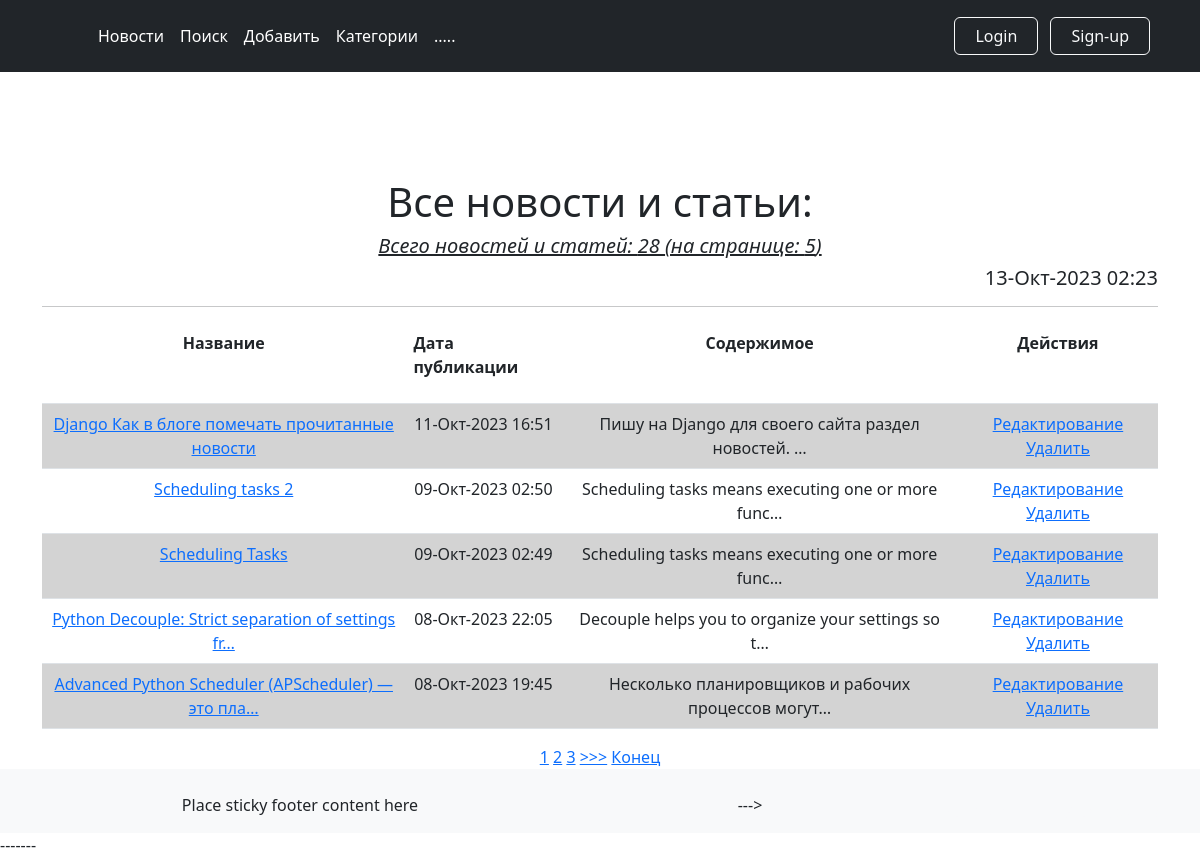
Before: / with the older database file.
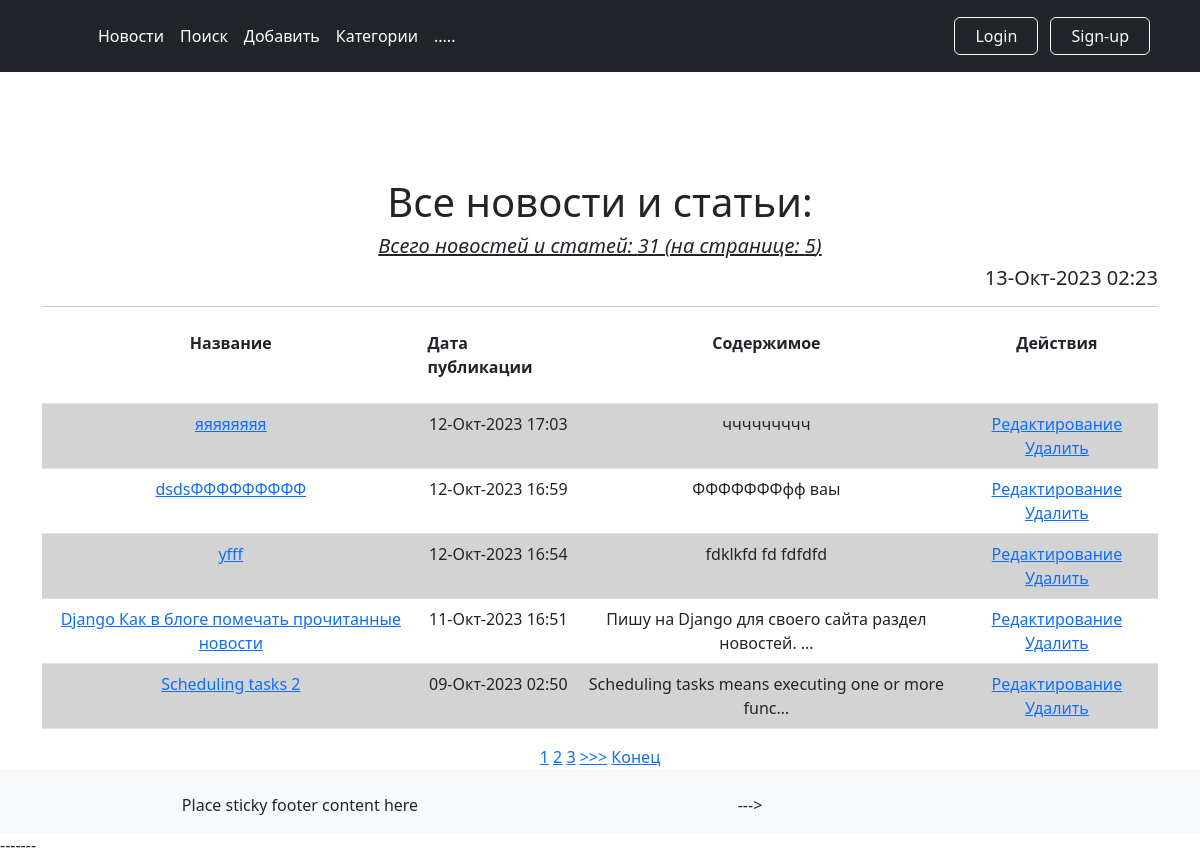
After: the same page with the newer database file.
### news/models.py (models this page shows, shortened)
class Post(models.Model):
    author = models.ForeignKey(Author, on_delete=models.CASCADE, verbose_name='Автор')
    NEWS = 'NW'
    ARTICLE = 'AR'
    TYPES = [
        (NEWS, 'Новость'),
        (ARTICLE, 'Статья'),
    ]
    categoryType = models.CharField(max_length=2, choices=TYPES, default=ARTICLE, verbose_name='Тип статьи')
    dateCreation = models.DateTimeField(auto_now_add=True, verbose_name='Дата публикации')
    postCategory = models.ManyToManyField(Category, through='PostCategory', verbose_name='Категории статьи')
    title = models.CharField(max_length=128, verbose_name='Заголовок')
    text = models.TextField(verbose_name='Текст статьи')
    rating = models.SmallIntegerField(default=0, verbose_name='Рейтинг')

### news/views.py (the view, shortened to what this page needs)
# urls.py: path('', PostsList.as_view(), name='posts'),
class PostsList(ListView):
    model = Post
    template_name = 'news/posts.html'
    context_object_name = 'posts'
    ordering = ['-dateCreation']
    form_class = PostForm
    paginate_by = 5
    def get_context_data(self, **kwargs):
        context = super().get_context_data(**kwargs)
        context['time_now'] = timezone.localtime(timezone.now())  # добавим переменную текущей даты time_now
        context['posts_count'] = Post.objects.all().count()  # добавим переменную кол-во постов
        context['form'] = PostForm()
        context['is_not_authors'] = not self.request.user.groups.filter(name='authors').exists()
        return context

### news/templatetags/custom_filters.py (called while the page is built)
@register.filter(name='Censor2')
def hide_forbidden(text):
    words = text.split()
    result = []
    for word in words:
        if word in banned_word_list:
            result.append(word[0] + "*"*(len(word)-2) + word[-1])
        else:
            result.append(word)
    return " ".join(result)

### news/templates/news/posts.html (shortened to what this page needs)
{% extends 'layout/default.html' %}
{% load custom_filters %}
{% block content %}
    {% if category %}
        {% if user not in category.subscribers.filter %}
            <a href="{% url 'news:subscribe' category.pk %}" class="btn btn-primary">Подписаться</a>
        {% else %}
            <a href="{% url 'news:unsubscribe' category.pk %}" class="btn btn-secondary btn-sm">Отписаться</a>
        {% endif %}
        <h1 align="center" >Новости и статьи категории `{{ category.name }}`:</h1>
        <h5 align="center"><i><u> Всего новостей и статей: {{ category.post_set.count }}
            (на странице: {{ posts|length }})</u></i>
        </h5>
    {% else %}
        <h1 align="center" >Все новости и статьи:</h1>
        <h5 align="center"><i><u> Всего новостей и статей: {{ posts_count }}
            (на странице: {{ posts|length }})</u></i>
        </h5>
    {% endif %}
    <h5 align="right">{{ time_now| date:'d-M-Y H:i' }}</h5>
    <hr>
    {% if posts %}
        <table class="table">
            <tr>
                <th scope="col"> Название</th>
                <th scope="col"><p align="justify"> Дата публикации</p></th>
                <th scope="col">Содержимое</th>
                <th scope="col">Действия</th>
            </tr>
            {% for post in posts %}
                <tr class="{% cycle 'blue_tr' 'white_tr' %}">
                    <td>
                        <a href="{% url 'news:post_detail' post.pk %}">
                            {{ post.title|truncatewords:8|truncatechars:50|Censor2 }}
                        </a>
                    </td>
                    <td>{{ post.dateCreation| date:'d-M-Y H:i' }}</td>
                    <td>{{ post.text|truncatechars:50|Censor2 }}</td>
                    <td>
                        <a href="{% url 'news:post_update' post.pk %}">Редактирование</a>
                        <a href="{% url 'news:post_delete' post.pk %}">Удалить</a>
                    </td>
                </tr>
            {% endfor %}
        </table>
        {% include 'news/parts/paginator.html' %}
    {% else %}
        <h2>Новостей и статей нет!</h2>
    {% endif %}
{% endblock content %}

Changed rows visible on the page:
no longer on this page (row unchanged): Post: title|Censor2 "Scheduling Tasks", dateCreation "09-Окт-2023 02:49", text|Censor2 "Scheduling tasks means executing one or more func…"
no longer on this page (row unchanged): Post: title|Censor2 "Python Decouple: Strict separation of settings fr…", dateCreation "08-Окт-2023 22:05", text|Censor2 "Decouple helps you to organize your settings so t…"
no longer on this page (row unchanged): Post: title|Censor2 "Advanced Python Scheduler (APScheduler) — это пла…", dateCreation "08-Окт-2023 19:45", text|Censor2 "Несколько планировщиков и рабочих процессов могут…"
added Post: title|Censor2 "яяяяяяяя", dateCreation "12-Окт-2023 17:03", text|Censor2 "ччччччччч"
added Post: title|Censor2 "dsdsФФФФФФФФФ", dateCreation "12-Окт-2023 16:59", text|Censor2 "ФФФФФФФфф ваы"
added Post: title|Censor2 "yfff", dateCreation "12-Окт-2023 16:54", text|Censor2 "fdklkfd fd fdfdfd"
Other visible differences:
{{ posts_count }}: "28" → "31"
